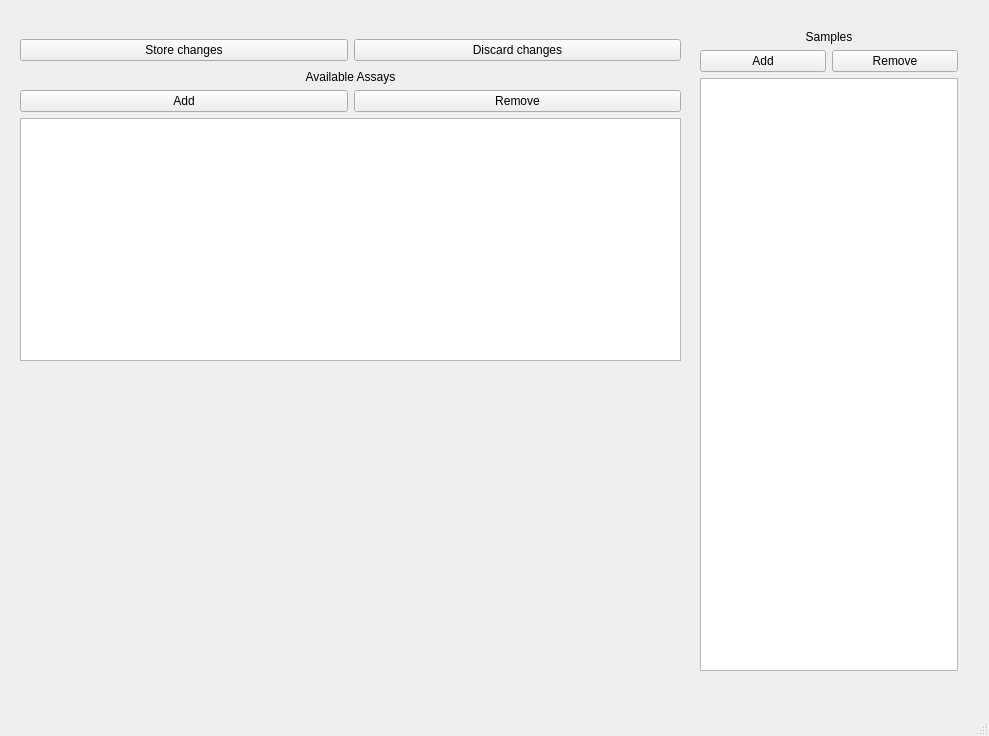
<?xml version="1.0" encoding="UTF-8"?>
<ui version="4.0">
 <class>MainWindow</class>
 <widget class="QMainWindow" name="MainWindow">
  <property name="geometry">
   <rect>
    <x>0</x>
    <y>0</y>
    <width>989</width>
    <height>736</height>
   </rect>
  </property>
  <property name="windowTitle">
   <string>MainWindow</string>
  </property>
  <widget class="QWidget" name="centralwidget">
   <widget class="QWidget" name="layoutWidget">
    <property name="geometry">
     <rect>
      <x>20</x>
      <y>70</y>
      <width>661</width>
      <height>291</height>
     </rect>
    </property>
    <layout class="QVBoxLayout" name="verticalLayout">
     <item>
      <widget class="QLabel" name="label_2">
       <property name="text">
        <string>Available Assays</string>
       </property>
       <property name="alignment">
        <set>Qt::AlignCenter</set>
       </property>
      </widget>
     </item>
     <item>
      <layout class="QHBoxLayout" name="horizontalLayout_3">
       <item>
        <widget class="QPushButton" name="uiAddAssayButton">
         <property name="text">
          <string>Add</string>
         </property>
        </widget>
       </item>
       <item>
        <widget class="QPushButton" name="uiDelAssayButton">
         <property name="text">
          <string>Remove</string>
         </property>
        </widget>
       </item>
      </layout>
     </item>
     <item>
      <widget class="QTableView" name="uiAssaysTableView"/>
     </item>
    </layout>
   </widget>
   <widget class="QWidget" name="layoutWidget">
    <property name="geometry">
     <rect>
      <x>700</x>
      <y>30</y>
      <width>258</width>
      <height>641</height>
     </rect>
    </property>
    <layout class="QVBoxLayout" name="verticalLayout_2">
     <item>
      <widget class="QLabel" name="label">
       <property name="text">
        <string>Samples</string>
       </property>
       <property name="alignment">
        <set>Qt::AlignCenter</set>
       </property>
      </widget>
     </item>
     <item>
      <layout class="QHBoxLayout" name="horizontalLayout_2">
       <item>
        <widget class="QPushButton" name="uiAddSampleButton">
         <property name="text">
          <string>Add</string>
         </property>
        </widget>
       </item>
       <item>
        <widget class="QPushButton" name="uiDelSampleButton">
         <property name="text">
          <string>Remove</string>
         </property>
        </widget>
       </item>
      </layout>
     </item>
     <item>
      <widget class="QTableView" name="uiSamplesTableView"/>
     </item>
    </layout>
   </widget>
   <widget class="QWidget" name="verticalLayoutWidget">
    <property name="geometry">
     <rect>
      <x>20</x>
      <y>370</y>
      <width>661</width>
      <height>311</height>
     </rect>
    </property>
    <layout class="QVBoxLayout" name="uiPlotLayout"/>
   </widget>
   <widget class="QWidget" name="layoutWidget">
    <property name="geometry">
     <rect>
      <x>20</x>
      <y>30</y>
      <width>661</width>
      <height>41</height>
     </rect>
    </property>
    <layout class="QHBoxLayout" name="horizontalLayout">
     <item>
      <widget class="QPushButton" name="uiCommitButton">
       <property name="text">
        <string>Store changes</string>
       </property>
      </widget>
     </item>
     <item>
      <widget class="QPushButton" name="uiDiscardButton">
       <property name="text">
        <string>Discard changes</string>
       </property>
      </widget>
     </item>
    </layout>
   </widget>
  </widget>
  <widget class="QMenuBar" name="menubar">
   <property name="geometry">
    <rect>
     <x>0</x>
     <y>0</y>
     <width>989</width>
     <height>22</height>
    </rect>
   </property>
  </widget>
  <widget class="QStatusBar" name="statusbar"/>
  <action name="uiActionMIC">
   <property name="text">
    <string>MIC</string>
   </property>
  </action>
  <action name="uiActionMTT">
   <property name="text">
    <string>MTT</string>
   </property>
  </action>
  <action name="actionCommit_changes">
   <property name="text">
    <string>Commit changes</string>
   </property>
  </action>
  <action name="actionDiscard_changes">
   <property name="text">
    <string>Discard changes</string>
   </property>
  </action>
  <action name="actionAdd_Sample">
   <property name="text">
    <string>Add Sample(s)</string>
   </property>
  </action>
  <action name="actionRemove_Sample_s">
   <property name="text">
    <string>Remove Sample(s)</string>
   </property>
  </action>
 </widget>
 <resources/>
 <connections/>
</ui>
